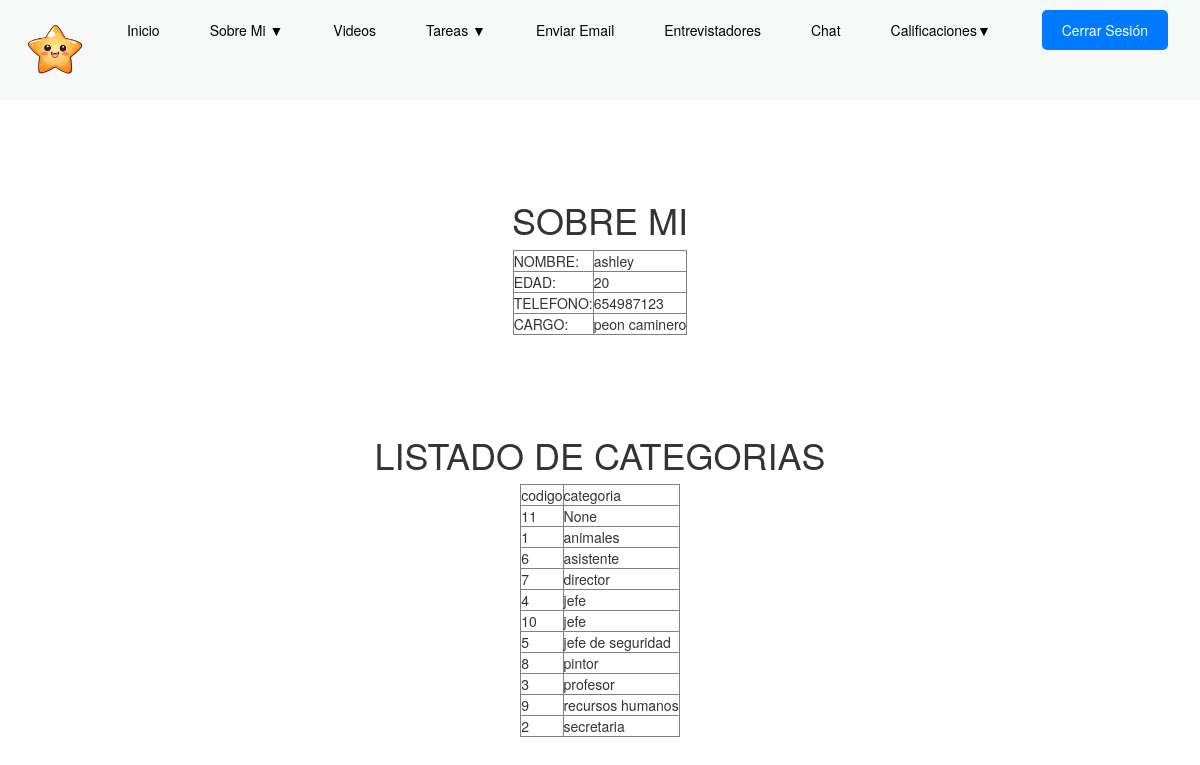
Page /sobremi/ (signed in) on the committed database.
### appportafolio/models.py (models this page shows, shortened)
class Categoria(models.Model):
	id = models.AutoField(primary_key=True)
	nombre_categoria = models.CharField("Nombre", max_length=25, null=True, blank=True)
	class Meta:
		verbose_name = "Categoria"
		verbose_name_plural="Categorias"
		ordering = ['nombre_categoria'] #esto ira a admin.py

### appportafolio/views.py (the view)
# urls.py: path('sobremi/', views.sobremi, name='sobremi'),
def sobremi(request):
    DEBUG="SI"
    print("\033[35mHola estoy en sobre mi "+str(DEBUG)+"\033[0m")
    nombre = 'ashley'
    edad = 20
    telefono = '654987123'
    cargo = 'peon caminero'
    ListaCategorias=Categoria.objects.all().order_by('nombre_categoria')
    for r in ListaCategorias:
        print(str(r.nombre_categoria))
    context = {'nombre':nombre, 'edad':edad, 'telefono':telefono, 'cargo':cargo, 'ListaCategorias': ListaCategorias}
    return render(request, 'sobremi.html', context=context)

### templates/sobremi.html (shortened to what this page needs)
{% extends "base.html" %}
{% block head %}
<link rel="stylesheet" href="https://maxcdn.bootstrapcdn.com/bootstrap/3.3.5/css/bootstrap.min.css">
 {% endblock %}
{% block content %}
 <br><br><br><br>
 <center>
 <h1> SOBRE MI</h1>
 <table border="white">
 <tr>
 <td>NOMBRE:</td>
 <td>{{ nombre }}</td>
 </tr>
 <tr>
 <td>EDAD:</td>
 <td>{{ edad }}</td>
 </tr>
 <tr>
 <td>TELEFONO:</td>
 <td>{{ telefono }}</td>
 </tr>
 <tr>
 <td>CARGO:</td>
 <td>{{ cargo }}</td>
 </tr>
 </table>
</center>
<br><br><br><br>
 <center>
 <h1>LISTADO DE CATEGORIAS</h1>
 <table border="white">
 <tr>
 <td>codigo</td>
 <td>categoria</td>
 </tr>
  {% for r in ListaCategorias %}
 <tr>
 <td>{{ r.id }}</td>
 <td>{{ r.nombre_categoria }}</td>
 </tr>
 {% endfor %}
 </table>
</center>
{% endblock content %}

### static/css/navbar.css (style rules this page uses)
* { margin: 0; padding: 0; box-sizing: border-box; }

### rows in the picture
Categoria: id "11", nombre_categoria "None"
Categoria: id "1", nombre_categoria "animales"
Categoria: id "6", nombre_categoria "asistente"
Categoria: id "7", nombre_categoria "director"
Categoria: id "4", nombre_categoria "jefe"
Categoria: id "10", nombre_categoria "jefe"
Categoria: id "5", nombre_categoria "jefe de seguridad"
Categoria: id "8", nombre_categoria "pintor"
Categoria: id "3", nombre_categoria "profesor"
Categoria: id "9", nombre_categoria "recursos humanos"
Categoria: id "2", nombre_categoria "secretaria"

### other values in the picture
{{ nombre }} "ashley"
{{ edad }} "20"
{{ telefono }} "654987123"
{{ cargo }} "peon caminero"
